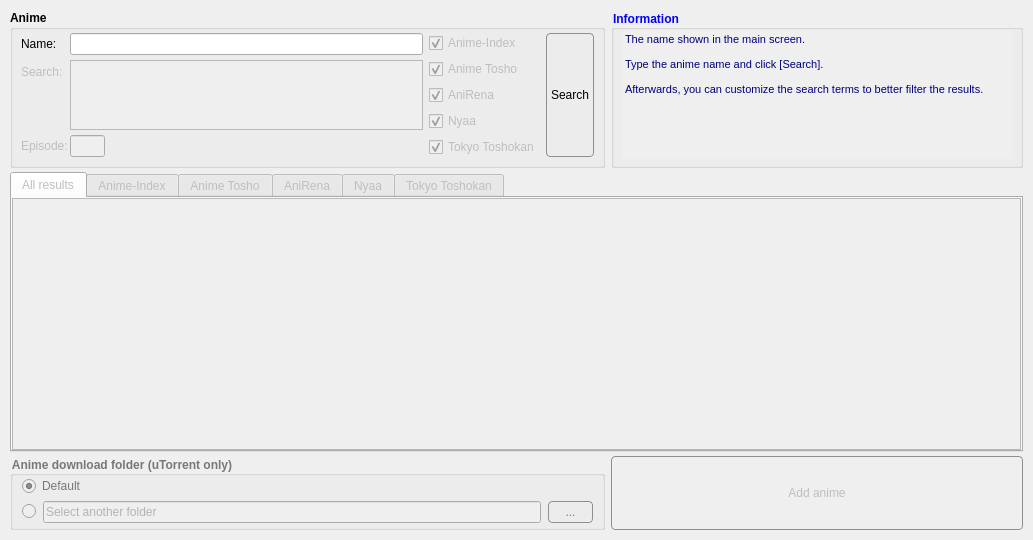
<?xml version="1.0" encoding="UTF-8"?>
<ui version="4.0">
 <class>Dialog</class>
 <widget class="QDialog" name="Dialog">
  <property name="geometry">
   <rect>
    <x>0</x>
    <y>0</y>
    <width>1033</width>
    <height>540</height>
   </rect>
  </property>
  <property name="windowTitle">
   <string>Anime</string>
  </property>
  <property name="windowIcon">
   <iconset resource="qt_resources.qrc">
    <normaloff>:/images/images/icon.png</normaloff>:/images/images/icon.png</iconset>
  </property>
  <layout class="QGridLayout" name="gridLayout" columnstretch="0,0">
   <property name="horizontalSpacing">
    <number>6</number>
   </property>
   <property name="verticalSpacing">
    <number>4</number>
   </property>
   <property name="margin">
    <number>10</number>
   </property>
   <item row="3" column="0">
    <widget class="QGroupBox" name="groupbox_anime_folder">
     <property name="enabled">
      <bool>false</bool>
     </property>
     <property name="sizePolicy">
      <sizepolicy hsizetype="Preferred" vsizetype="Preferred">
       <horstretch>0</horstretch>
       <verstretch>0</verstretch>
      </sizepolicy>
     </property>
     <property name="font">
      <font>
       <weight>75</weight>
       <bold>true</bold>
      </font>
     </property>
     <property name="mouseTracking">
      <bool>true</bool>
     </property>
     <property name="styleSheet">
      <string notr="true">color: rgb(120, 120, 120);</string>
     </property>
     <property name="title">
      <string>Anime download folder (uTorrent only)</string>
     </property>
     <layout class="QVBoxLayout" name="verticalLayout_2">
      <property name="spacing">
       <number>5</number>
      </property>
      <property name="topMargin">
       <number>0</number>
      </property>
      <property name="bottomMargin">
       <number>4</number>
      </property>
      <item>
       <widget class="QRadioButton" name="radio_use_default_anime_folder">
        <property name="enabled">
         <bool>false</bool>
        </property>
        <property name="maximumSize">
         <size>
          <width>552</width>
          <height>16777215</height>
         </size>
        </property>
        <property name="text">
         <string>Default</string>
        </property>
        <property name="checked">
         <bool>true</bool>
        </property>
       </widget>
      </item>
      <item>
       <layout class="QHBoxLayout" name="horizontalLayout">
        <property name="spacing">
         <number>7</number>
        </property>
        <item>
         <widget class="QRadioButton" name="radio_use_another_anime_folder">
          <property name="enabled">
           <bool>false</bool>
          </property>
          <property name="sizePolicy">
           <sizepolicy hsizetype="Fixed" vsizetype="Fixed">
            <horstretch>0</horstretch>
            <verstretch>0</verstretch>
           </sizepolicy>
          </property>
          <property name="text">
           <string/>
          </property>
         </widget>
        </item>
        <item>
         <widget class="QLineEdit" name="text_anime_folder">
          <property name="enabled">
           <bool>false</bool>
          </property>
          <property name="sizePolicy">
           <sizepolicy hsizetype="Expanding" vsizetype="Fixed">
            <horstretch>0</horstretch>
            <verstretch>0</verstretch>
           </sizepolicy>
          </property>
          <property name="cursor">
           <cursorShape>ArrowCursor</cursorShape>
          </property>
          <property name="text">
           <string/>
          </property>
          <property name="readOnly">
           <bool>false</bool>
          </property>
          <property name="placeholderText">
           <string>Select another folder</string>
          </property>
         </widget>
        </item>
        <item>
         <widget class="QPushButton" name="button_anime_folder">
          <property name="enabled">
           <bool>false</bool>
          </property>
          <property name="sizePolicy">
           <sizepolicy hsizetype="Fixed" vsizetype="Minimum">
            <horstretch>0</horstretch>
            <verstretch>0</verstretch>
           </sizepolicy>
          </property>
          <property name="minimumSize">
           <size>
            <width>45</width>
            <height>0</height>
           </size>
          </property>
          <property name="maximumSize">
           <size>
            <width>45</width>
            <height>16777215</height>
           </size>
          </property>
          <property name="mouseTracking">
           <bool>true</bool>
          </property>
          <property name="styleSheet">
           <string notr="true">QPushButton {
     border: 1px solid #8f8f91;
     border-radius: 4px;
     background-color: qlineargradient(x1: 0, y1: 0, x2: 0, y2: 1,
                                       stop: 0 #f6f7fa, stop: 1 #dadbde);
	 padding-left: 4px;
	 padding-right: 4px;
 }

 QPushButton:pressed {
     background-color: qlineargradient(x1: 0, y1: 0, x2: 0, y2: 1,
                                       stop: 0 #dadbde, stop: 1 #f6f7fa);
 }

 QPushButton:flat {
     border: none;
 }</string>
          </property>
          <property name="text">
           <string>...</string>
          </property>
         </widget>
        </item>
       </layout>
      </item>
     </layout>
    </widget>
   </item>
   <item row="0" column="0">
    <widget class="QGroupBox" name="groupbox_search">
     <property name="sizePolicy">
      <sizepolicy hsizetype="Preferred" vsizetype="Maximum">
       <horstretch>2</horstretch>
       <verstretch>0</verstretch>
      </sizepolicy>
     </property>
     <property name="maximumSize">
      <size>
       <width>16777215</width>
       <height>16777215</height>
      </size>
     </property>
     <property name="font">
      <font>
       <weight>75</weight>
       <bold>true</bold>
      </font>
     </property>
     <property name="title">
      <string>Anime</string>
     </property>
     <layout class="QHBoxLayout" name="horizontalLayout_3">
      <property name="spacing">
       <number>6</number>
      </property>
      <property name="sizeConstraint">
       <enum>QLayout::SetMinimumSize</enum>
      </property>
      <property name="leftMargin">
       <number>8</number>
      </property>
      <property name="topMargin">
       <number>3</number>
      </property>
      <property name="rightMargin">
       <number>8</number>
      </property>
      <property name="bottomMargin">
       <number>8</number>
      </property>
      <item>
       <layout class="QFormLayout" name="formLayout">
        <property name="fieldGrowthPolicy">
         <enum>QFormLayout::AllNonFixedFieldsGrow</enum>
        </property>
        <property name="formAlignment">
         <set>Qt::AlignLeading|Qt::AlignLeft|Qt::AlignTop</set>
        </property>
        <property name="horizontalSpacing">
         <number>2</number>
        </property>
        <property name="verticalSpacing">
         <number>5</number>
        </property>
        <item row="0" column="0">
         <widget class="QLabel" name="label_name">
          <property name="font">
           <font>
            <weight>50</weight>
            <bold>false</bold>
           </font>
          </property>
          <property name="mouseTracking">
           <bool>true</bool>
          </property>
          <property name="text">
           <string>Name:</string>
          </property>
         </widget>
        </item>
        <item row="1" column="0">
         <widget class="QLabel" name="label_search">
          <property name="enabled">
           <bool>false</bool>
          </property>
          <property name="font">
           <font>
            <weight>50</weight>
            <bold>false</bold>
           </font>
          </property>
          <property name="mouseTracking">
           <bool>true</bool>
          </property>
          <property name="text">
           <string>Search:</string>
          </property>
         </widget>
        </item>
        <item row="2" column="0">
         <widget class="QLabel" name="label_episode">
          <property name="enabled">
           <bool>false</bool>
          </property>
          <property name="font">
           <font>
            <weight>50</weight>
            <bold>false</bold>
           </font>
          </property>
          <property name="mouseTracking">
           <bool>true</bool>
          </property>
          <property name="text">
           <string>Episode:</string>
          </property>
         </widget>
        </item>
        <item row="0" column="1">
         <widget class="QLineEdit" name="text_name">
          <property name="font">
           <font>
            <weight>50</weight>
            <bold>false</bold>
           </font>
          </property>
         </widget>
        </item>
        <item row="1" column="1">
         <widget class="QTextEdit" name="text_search">
          <property name="enabled">
           <bool>false</bool>
          </property>
          <property name="sizePolicy">
           <sizepolicy hsizetype="Expanding" vsizetype="Fixed">
            <horstretch>0</horstretch>
            <verstretch>0</verstretch>
           </sizepolicy>
          </property>
          <property name="minimumSize">
           <size>
            <width>300</width>
            <height>70</height>
           </size>
          </property>
          <property name="maximumSize">
           <size>
            <width>16777215</width>
            <height>70</height>
           </size>
          </property>
          <property name="font">
           <font>
            <weight>50</weight>
            <bold>false</bold>
           </font>
          </property>
          <property name="cursor" stdset="0">
           <cursorShape>IBeamCursor</cursorShape>
          </property>
          <property name="mouseTracking">
           <bool>true</bool>
          </property>
          <property name="horizontalScrollBarPolicy">
           <enum>Qt::ScrollBarAlwaysOff</enum>
          </property>
          <property name="tabChangesFocus">
           <bool>true</bool>
          </property>
          <property name="acceptRichText">
           <bool>false</bool>
          </property>
         </widget>
        </item>
        <item row="2" column="1">
         <widget class="QLineEdit" name="text_episode">
          <property name="enabled">
           <bool>false</bool>
          </property>
          <property name="sizePolicy">
           <sizepolicy hsizetype="Fixed" vsizetype="Fixed">
            <horstretch>0</horstretch>
            <verstretch>0</verstretch>
           </sizepolicy>
          </property>
          <property name="minimumSize">
           <size>
            <width>35</width>
            <height>0</height>
           </size>
          </property>
          <property name="maximumSize">
           <size>
            <width>30</width>
            <height>16777215</height>
           </size>
          </property>
          <property name="font">
           <font>
            <weight>50</weight>
            <bold>false</bold>
           </font>
          </property>
          <property name="maxLength">
           <number>3</number>
          </property>
         </widget>
        </item>
       </layout>
      </item>
      <item>
       <layout class="QVBoxLayout" name="verticalLayout">
        <property name="spacing">
         <number>6</number>
        </property>
        <item alignment="Qt::AlignTop">
         <widget class="QCheckBox" name="checkbox_anime_index">
          <property name="enabled">
           <bool>false</bool>
          </property>
          <property name="sizePolicy">
           <sizepolicy hsizetype="Minimum" vsizetype="Minimum">
            <horstretch>0</horstretch>
            <verstretch>0</verstretch>
           </sizepolicy>
          </property>
          <property name="minimumSize">
           <size>
            <width>0</width>
            <height>0</height>
           </size>
          </property>
          <property name="maximumSize">
           <size>
            <width>16777215</width>
            <height>16777215</height>
           </size>
          </property>
          <property name="font">
           <font>
            <weight>50</weight>
            <bold>false</bold>
           </font>
          </property>
          <property name="text">
           <string>Anime-Index</string>
          </property>
          <property name="checked">
           <bool>true</bool>
          </property>
         </widget>
        </item>
        <item>
         <widget class="QCheckBox" name="checkbox_anime_tosho">
          <property name="enabled">
           <bool>false</bool>
          </property>
          <property name="sizePolicy">
           <sizepolicy hsizetype="Minimum" vsizetype="Minimum">
            <horstretch>0</horstretch>
            <verstretch>0</verstretch>
           </sizepolicy>
          </property>
          <property name="font">
           <font>
            <weight>50</weight>
            <bold>false</bold>
           </font>
          </property>
          <property name="text">
           <string>Anime Tosho</string>
          </property>
          <property name="checked">
           <bool>true</bool>
          </property>
         </widget>
        </item>
        <item>
         <widget class="QCheckBox" name="checkbox_anirena">
          <property name="enabled">
           <bool>false</bool>
          </property>
          <property name="sizePolicy">
           <sizepolicy hsizetype="Minimum" vsizetype="Minimum">
            <horstretch>0</horstretch>
            <verstretch>0</verstretch>
           </sizepolicy>
          </property>
          <property name="font">
           <font>
            <weight>50</weight>
            <bold>false</bold>
           </font>
          </property>
          <property name="text">
           <string>AniRena</string>
          </property>
          <property name="checked">
           <bool>true</bool>
          </property>
         </widget>
        </item>
        <item>
         <widget class="QCheckBox" name="checkbox_nyaa">
          <property name="enabled">
           <bool>false</bool>
          </property>
          <property name="sizePolicy">
           <sizepolicy hsizetype="Minimum" vsizetype="Minimum">
            <horstretch>0</horstretch>
            <verstretch>0</verstretch>
           </sizepolicy>
          </property>
          <property name="font">
           <font>
            <weight>50</weight>
            <bold>false</bold>
           </font>
          </property>
          <property name="text">
           <string>Nyaa</string>
          </property>
          <property name="checked">
           <bool>true</bool>
          </property>
         </widget>
        </item>
        <item alignment="Qt::AlignBottom">
         <widget class="QCheckBox" name="checkbox_tokyotosho">
          <property name="enabled">
           <bool>false</bool>
          </property>
          <property name="sizePolicy">
           <sizepolicy hsizetype="Maximum" vsizetype="Minimum">
            <horstretch>0</horstretch>
            <verstretch>0</verstretch>
           </sizepolicy>
          </property>
          <property name="font">
           <font>
            <weight>50</weight>
            <bold>false</bold>
           </font>
          </property>
          <property name="text">
           <string>Tokyo Toshokan</string>
          </property>
          <property name="checked">
           <bool>true</bool>
          </property>
         </widget>
        </item>
       </layout>
      </item>
      <item>
       <widget class="QPushButton" name="button_search">
        <property name="sizePolicy">
         <sizepolicy hsizetype="Minimum" vsizetype="Minimum">
          <horstretch>0</horstretch>
          <verstretch>0</verstretch>
         </sizepolicy>
        </property>
        <property name="font">
         <font>
          <weight>50</weight>
          <bold>false</bold>
         </font>
        </property>
        <property name="styleSheet">
         <string notr="true">QPushButton {
     border: 1px solid #8f8f91;
     border-radius: 4px;
     background-color: qlineargradient(x1: 0, y1: 0, x2: 0, y2: 1,
                                       stop: 0 #f6f7fa, stop: 1 #dadbde);
	 padding-left: 4px;
	 padding-right: 4px;
 }

 QPushButton:pressed {
     background-color: qlineargradient(x1: 0, y1: 0, x2: 0, y2: 1,
                                       stop: 0 #dadbde, stop: 1 #f6f7fa);
 }

 QPushButton:flat {
     border: none;
 }</string>
        </property>
        <property name="text">
         <string>Search</string>
        </property>
       </widget>
      </item>
     </layout>
    </widget>
   </item>
   <item row="0" column="1">
    <widget class="QGroupBox" name="groupbox_information">
     <property name="sizePolicy">
      <sizepolicy hsizetype="Preferred" vsizetype="Ignored">
       <horstretch>0</horstretch>
       <verstretch>0</verstretch>
      </sizepolicy>
     </property>
     <property name="maximumSize">
      <size>
       <width>16777215</width>
       <height>16777215</height>
      </size>
     </property>
     <property name="font">
      <font>
       <weight>75</weight>
       <bold>true</bold>
      </font>
     </property>
     <property name="styleSheet">
      <string notr="true">color: rgb(0, 0, 255);</string>
     </property>
     <property name="title">
      <string>Information</string>
     </property>
     <layout class="QVBoxLayout" name="verticalLayout_3">
      <property name="spacing">
       <number>6</number>
      </property>
      <property name="leftMargin">
       <number>8</number>
      </property>
      <property name="topMargin">
       <number>0</number>
      </property>
      <property name="rightMargin">
       <number>8</number>
      </property>
      <property name="bottomMargin">
       <number>8</number>
      </property>
      <item>
       <widget class="QScrollArea" name="scrollArea">
        <property name="sizePolicy">
         <sizepolicy hsizetype="Minimum" vsizetype="Minimum">
          <horstretch>0</horstretch>
          <verstretch>0</verstretch>
         </sizepolicy>
        </property>
        <property name="minimumSize">
         <size>
          <width>390</width>
          <height>129</height>
         </size>
        </property>
        <property name="frameShape">
         <enum>QFrame::NoFrame</enum>
        </property>
        <property name="horizontalScrollBarPolicy">
         <enum>Qt::ScrollBarAlwaysOff</enum>
        </property>
        <property name="widgetResizable">
         <bool>true</bool>
        </property>
        <property name="alignment">
         <set>Qt::AlignJustify|Qt::AlignTop</set>
        </property>
        <widget class="QWidget" name="scrollAreaWidgetContents">
         <property name="geometry">
          <rect>
           <x>0</x>
           <y>0</y>
           <width>390</width>
           <height>129</height>
          </rect>
         </property>
         <property name="sizePolicy">
          <sizepolicy hsizetype="Ignored" vsizetype="Ignored">
           <horstretch>0</horstretch>
           <verstretch>0</verstretch>
          </sizepolicy>
         </property>
         <layout class="QVBoxLayout" name="verticalLayout_11">
          <property name="spacing">
           <number>0</number>
          </property>
          <property name="margin">
           <number>3</number>
          </property>
          <item>
           <widget class="QLabel" name="label_information">
            <property name="sizePolicy">
             <sizepolicy hsizetype="Ignored" vsizetype="Minimum">
              <horstretch>0</horstretch>
              <verstretch>0</verstretch>
             </sizepolicy>
            </property>
            <property name="minimumSize">
             <size>
              <width>0</width>
              <height>0</height>
             </size>
            </property>
            <property name="maximumSize">
             <size>
              <width>16777215</width>
              <height>16777215</height>
             </size>
            </property>
            <property name="font">
             <font>
              <pointsize>8</pointsize>
             </font>
            </property>
            <property name="styleSheet">
             <string notr="true">color: rgb(0, 0, 127);</string>
            </property>
            <property name="text">
             <string>&lt;html&gt;&lt;head/&gt;&lt;body&gt;&lt;p&gt;The name shown in the main screen.&lt;/p&gt;&lt;p&gt;Type the anime name and click [Search].&lt;/p&gt;&lt;p&gt;Afterwards, you can customize the search terms to better filter the results.&lt;/p&gt;&lt;/body&gt;&lt;/html&gt;</string>
            </property>
            <property name="alignment">
             <set>Qt::AlignJustify|Qt::AlignTop</set>
            </property>
            <property name="wordWrap">
             <bool>true</bool>
            </property>
            <property name="indent">
             <number>0</number>
            </property>
            <property name="openExternalLinks">
             <bool>true</bool>
            </property>
           </widget>
          </item>
         </layout>
        </widget>
       </widget>
      </item>
     </layout>
    </widget>
   </item>
   <item row="3" column="1">
    <widget class="QPushButton" name="button_add">
     <property name="enabled">
      <bool>false</bool>
     </property>
     <property name="sizePolicy">
      <sizepolicy hsizetype="Expanding" vsizetype="Minimum">
       <horstretch>0</horstretch>
       <verstretch>0</verstretch>
      </sizepolicy>
     </property>
     <property name="styleSheet">
      <string notr="true">QPushButton {
     border: 1px solid #8f8f91;
     border-radius: 4px;
     background-color: qlineargradient(x1: 0, y1: 0, x2: 0, y2: 1,
                                       stop: 0 #f6f7fa, stop: 1 #dadbde);
 }

 QPushButton:pressed {
     background-color: qlineargradient(x1: 0, y1: 0, x2: 0, y2: 1,
                                       stop: 0 #dadbde, stop: 1 #f6f7fa);
 }

 QPushButton:flat {
     border: none;
 }</string>
     </property>
     <property name="text">
      <string>Add anime</string>
     </property>
    </widget>
   </item>
   <item row="1" column="0" colspan="2">
    <widget class="QTabWidget" name="tabWidget">
     <property name="enabled">
      <bool>false</bool>
     </property>
     <property name="sizePolicy">
      <sizepolicy hsizetype="MinimumExpanding" vsizetype="MinimumExpanding">
       <horstretch>0</horstretch>
       <verstretch>0</verstretch>
      </sizepolicy>
     </property>
     <property name="mouseTracking">
      <bool>true</bool>
     </property>
     <property name="tabPosition">
      <enum>QTabWidget::North</enum>
     </property>
     <property name="tabShape">
      <enum>QTabWidget::Rounded</enum>
     </property>
     <property name="currentIndex">
      <number>0</number>
     </property>
     <widget class="QWidget" name="tab_all">
      <property name="mouseTracking">
       <bool>true</bool>
      </property>
      <attribute name="title">
       <string>All results</string>
      </attribute>
      <layout class="QVBoxLayout" name="verticalLayout_5">
       <property name="spacing">
        <number>0</number>
       </property>
       <property name="margin">
        <number>0</number>
       </property>
       <item>
        <widget class="QTextBrowser" name="text_results_all">
         <property name="enabled">
          <bool>false</bool>
         </property>
         <property name="mouseTracking">
          <bool>true</bool>
         </property>
         <property name="acceptDrops">
          <bool>false</bool>
         </property>
        </widget>
       </item>
      </layout>
     </widget>
     <widget class="QWidget" name="tab_anime_index">
      <property name="mouseTracking">
       <bool>true</bool>
      </property>
      <attribute name="title">
       <string>Anime-Index</string>
      </attribute>
      <layout class="QVBoxLayout" name="verticalLayout_6">
       <property name="spacing">
        <number>0</number>
       </property>
       <property name="margin">
        <number>0</number>
       </property>
       <item>
        <widget class="QTextBrowser" name="text_results_anime_index">
         <property name="mouseTracking">
          <bool>true</bool>
         </property>
         <property name="acceptDrops">
          <bool>false</bool>
         </property>
        </widget>
       </item>
      </layout>
     </widget>
     <widget class="QWidget" name="tab_anime_tosho">
      <property name="mouseTracking">
       <bool>true</bool>
      </property>
      <attribute name="title">
       <string>Anime Tosho</string>
      </attribute>
      <layout class="QVBoxLayout" name="verticalLayout_7">
       <property name="spacing">
        <number>0</number>
       </property>
       <property name="margin">
        <number>0</number>
       </property>
       <item>
        <widget class="QTextBrowser" name="text_results_anime_tosho">
         <property name="mouseTracking">
          <bool>true</bool>
         </property>
         <property name="acceptDrops">
          <bool>false</bool>
         </property>
        </widget>
       </item>
      </layout>
     </widget>
     <widget class="QWidget" name="tab_anirena">
      <property name="mouseTracking">
       <bool>true</bool>
      </property>
      <attribute name="title">
       <string>AniRena</string>
      </attribute>
      <layout class="QVBoxLayout" name="verticalLayout_8">
       <property name="spacing">
        <number>0</number>
       </property>
       <property name="margin">
        <number>0</number>
       </property>
       <item>
        <widget class="QTextBrowser" name="text_results_anirena">
         <property name="mouseTracking">
          <bool>true</bool>
         </property>
         <property name="acceptDrops">
          <bool>false</bool>
         </property>
        </widget>
       </item>
      </layout>
     </widget>
     <widget class="QWidget" name="tab_nyaa">
      <property name="mouseTracking">
       <bool>true</bool>
      </property>
      <attribute name="title">
       <string>Nyaa</string>
      </attribute>
      <layout class="QVBoxLayout" name="verticalLayout_9">
       <property name="spacing">
        <number>0</number>
       </property>
       <property name="margin">
        <number>0</number>
       </property>
       <item>
        <widget class="QTextBrowser" name="text_results_nyaa">
         <property name="mouseTracking">
          <bool>true</bool>
         </property>
         <property name="acceptDrops">
          <bool>false</bool>
         </property>
        </widget>
       </item>
      </layout>
     </widget>
     <widget class="QWidget" name="tab_tokyotosho">
      <property name="mouseTracking">
       <bool>true</bool>
      </property>
      <attribute name="title">
       <string>Tokyo Toshokan</string>
      </attribute>
      <layout class="QVBoxLayout" name="verticalLayout_10">
       <property name="spacing">
        <number>0</number>
       </property>
       <property name="margin">
        <number>0</number>
       </property>
       <item>
        <widget class="QTextBrowser" name="text_results_tokyotosho">
         <property name="mouseTracking">
          <bool>true</bool>
         </property>
         <property name="acceptDrops">
          <bool>false</bool>
         </property>
        </widget>
       </item>
      </layout>
     </widget>
    </widget>
   </item>
  </layout>
 </widget>
 <resources>
  <include location="qt_resources.qrc"/>
 </resources>
 <connections/>
</ui>
